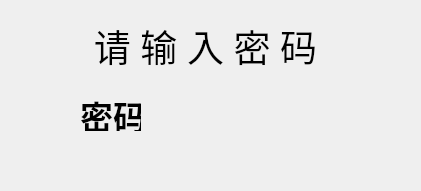
   <widget class="QFrame" name="frame_2">
    <property name="geometry">
     <rect>
      <x>190</x>
      <y>77</y>
      <width>421</width>
      <height>191</height>
     </rect>
    </property>
    <property name="sizePolicy">
     <sizepolicy hsizetype="Ignored" vsizetype="Ignored">
      <horstretch>0</horstretch>
      <verstretch>0</verstretch>
     </sizepolicy>
    </property>
    <property name="minimumSize">
     <size>
      <width>13</width>
      <height>0</height>
     </size>
    </property>
    <property name="font">
     <font>
      <pointsize>24</pointsize>
      <weight>75</weight>
      <bold>true</bold>
      <kerning>true</kerning>
     </font>
    </property>
    <property name="autoFillBackground">
     <bool>false</bool>
    </property>
    <property name="styleSheet">
     <string notr="true">background-image: url(:/background/qrc/background/back.png);
 </string>
    </property>
    <property name="frameShape">
     <enum>QFrame::NoFrame</enum>
    </property>
    <property name="frameShadow">
     <enum>QFrame::Sunken</enum>
    </property>
    <widget class="QLabel" name="label">
     <property name="geometry">
      <rect>
       <x>50</x>
       <y>20</y>
       <width>311</width>
       <height>51</height>
      </rect>
     </property>
     <property name="font">
      <font>
       <family>Courier 10 Pitch</family>
       <pointsize>28</pointsize>
       <weight>50</weight>
       <italic>false</italic>
       <bold>false</bold>
       <kerning>false</kerning>
      </font>
     </property>
     <property name="text">
      <string>请 输 入 密 码</string>
     </property>
     <property name="alignment">
      <set>Qt::AlignCenter</set>
     </property>
    </widget>
    <widget class="QLabel" name="label_2">
     <property name="geometry">
      <rect>
       <x>80</x>
       <y>100</y>
       <width>61</width>
       <height>31</height>
      </rect>
     </property>
     <property name="font">
      <font>
       <pointsize>25</pointsize>
       <italic>false</italic>
      </font>
     </property>
     <property name="text">
      <string>密码:</string>
     </property>
    </widget>
    <widget class="QLabel" name="label_speaker">
     <property name="geometry">
      <rect>
       <x>50</x>
       <y>150</y>
       <width>331</width>
       <height>31</height>
      </rect>
     </property>
     <property name="font">
      <font>
       <pointsize>23</pointsize>
       <underline>false</underline>
       <strikeout>false</strikeout>
      </font>
     </property>
     <property name="text">
      <string/>
     </property>
     <property name="alignment">
      <set>Qt::AlignCenter</set>
     </property>
    </widget>
    <widget class="QLabel" name="label_passwd">
     <property name="geometry">
      <rect>
       <x>140</x>
       <y>100</y>
       <width>171</width>
       <height>31</height>
      </rect>
     </property>
     <property name="font">
      <font>
       <pointsize>25</pointsize>
       <italic>false</italic>
       <kerning>true</kerning>
      </font>
     </property>
     <property name="text">
      <string/>
     </property>
     <property name="alignment">
      <set>Qt::AlignCenter</set>
     </property>
    </widget>
   </widget>
